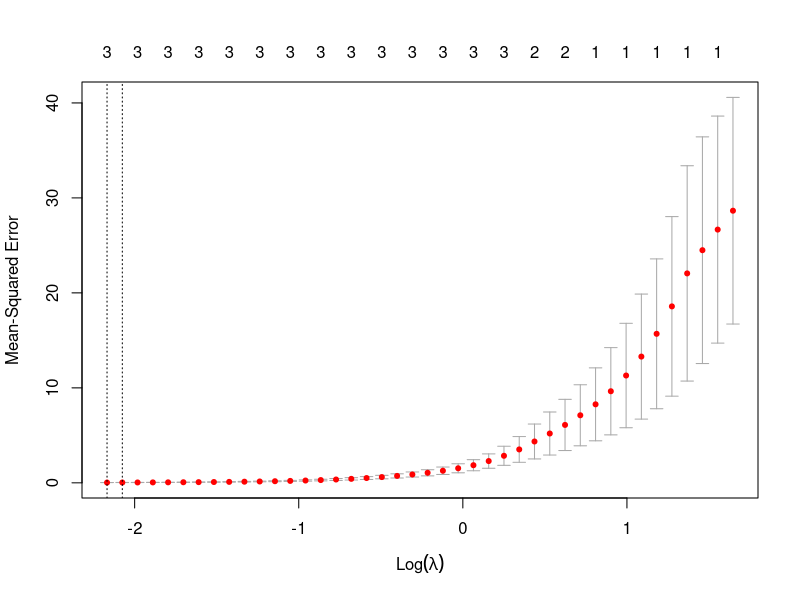
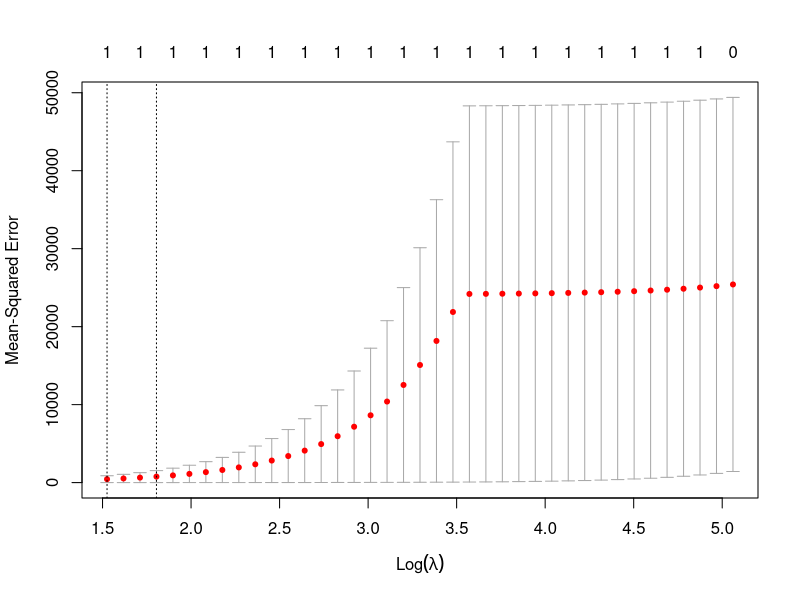

Recreate these plots in R, in order.
## Question 5
# Part a
set.seed(4001)
x = rnorm(100, 0, 1)
e = rnorm(100, 0, 0.1)

# Part b
y = 1 + x + x ^ 2 + x ^ 3 + e

# Part c
library(glmnet)

X = data.frame(x)
names(X) = "X"
for(i in 2:10) {
  X = cbind(X, x ^ i)
  names(X)[i] = paste0("X ^ ", i)
}
X = as.matrix(X)

cv = cv.glmnet(X, y, alpha = 1)
plot(cv)
cv$lambda.min

lasso = glmnet(X, y, alpha = 1)
predict(lasso, type = "coefficient", s = cv$lambda.min)

# Part d
y = 1 + x ^ 7 + e

cv = cv.glmnet(X, y, alpha = 1)
plot(cv)
cv$lambda.min

lasso = glmnet(X, y, alpha = 1)
predict(lasso, type = "coefficient", s = cv$lambda.min)